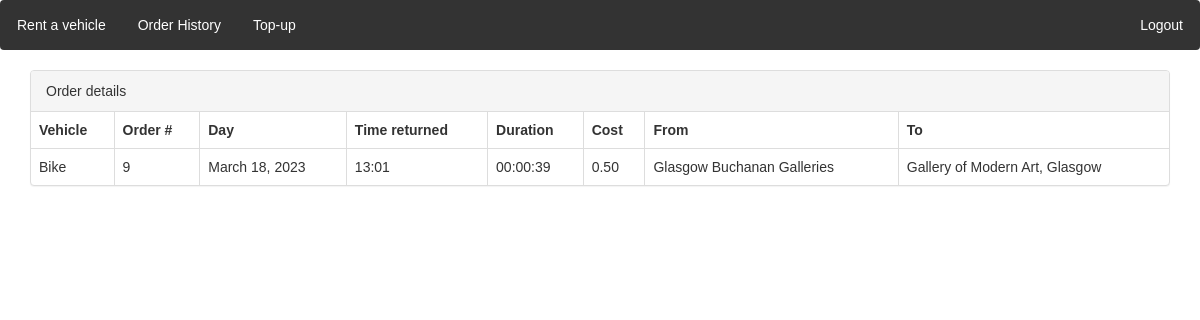
Screenshot of /order_history/9/details/ (signed in) with the database file from the repository.
### locations/models.py (models this page shows, shortened)
class VehicleType(models.Model):
    name = models.CharField(max_length=10, unique=True)
    cost_per_minute_in_cent = models.IntegerField(default= 30)
    cost_for_initial_order = models.IntegerField(default = 50)

class Order(models.Model):
    customer = models.ForeignKey(CustomUser, on_delete=models.CASCADE)
    vehicle = models.ForeignKey(Vehicle, on_delete=models.CASCADE)
    initial_time = models.DateTimeField(auto_now_add=True)
    cost = models.DecimalField(max_digits=6, decimal_places=2, null = True, default=None)
    final_time = models.DateTimeField(null = True)
    initial_location = models.ForeignKey(Location, on_delete=models.CASCADE, null=False, related_name='start')
    final_location = models.ForeignKey(Location, on_delete=models.CASCADE, null=True, related_name='end')
    is_paid = models.BooleanField(default=False)

class Location(models.Model):
    address = models.TextField(unique=True)
    latitude = models.FloatField(blank = True, null = True)
    longitude = models.FloatField(blank = True, null = True)

### locations/views.py (the view)
# urls.py: path('order_history/<int:nid>/details/', views.order_detail, name='order_detail'),
def order_detail(request,nid):
    if request.user is None or not request.user.is_authenticated:
        return redirect("/accounts/login")
    order = models.Order.objects.get(id=nid)
    car = order.vehicle.type.name
    date = order.initial_time.date()
    returntime = order.final_time.strftime("%H:%M")
    timedelta = order.final_time - order.initial_time
    hours, remainder = divmod(timedelta.seconds, 3600)
    minutes, seconds = divmod(remainder, 60)
    formatted_time = f"{hours:02d}:{minutes:02d}:{seconds:02d}"
    cost = order.cost
    iadd = order.initial_location.address
    fadd = order.final_location.address
    obj={'car':car , 'order_id':nid, 'date': date , 'returntime':returntime , 'formatted_time': formatted_time , 'cost':cost , 'iadd':iadd , 'fadd':fadd}
    print(obj)
    if order.customer.user != request.user:
        return redirect("/order_history/")
    return render(request, 'locations/order_detail.html', {'obj': obj})

### locations/context_processors.py (called while the page is built)
def message_processor(request):
    if not request.user.username:
         return {
        'unreturned' : None
    }
    username = request.user.username
    logged_user  = CustomUser.objects.get(user = User.objects.get(username = username))
    unreturned_order = Order.objects.filter(customer = logged_user, final_time = None).first()
    return {
        'unreturned' : unreturned_order
    }

### templates/locations/order_detail.html (shortened to what this page needs)
{% extends "locations/base.html" %}
{% load static %}
{% block extrahead %}
<link rel="stylesheet" type="text/css" href="{% static 'css/order.css' %}">
{% endblock %}
{% block content %}
  <div>
      <div class="container">
        <div class="panel panel-default">
      <div class="panel-heading">Order details</div>
      <table class="table table-bordered">
        <thead>
          <tr>
            <th>Vehicle </th>
            <th>Order #</th>
            <th>Day </th>
            <th>Time returned</th>
            <th>Duration </th>
            <th>Cost </th>
            <th>From </th>
            <th>To</th>
          </tr>
        </thead>
        <tbody>
          <tr>
             <td>{{ obj.car }}</td>
             <td>{{ obj.order_id }}</td>
             <td>{{ obj.date }}</td>
             <td>{{ obj.returntime }}</td>
             <td>{{ obj.formatted_time }}</td>
             <td>{{ obj.cost }}</td>
             <td>{{ obj.iadd }}</td>
             <td>{{ obj.fadd }}</td>
          </tr>
        </tbody>
      </table>
    </div>
      </div>
  </div>
  </div>
{% endblock %}

### static/css/navbar.css (style rules this page uses)
* { margin: 0; padding: 0; box-sizing: border-box; }
body { font-family: Arial, sans-serif; }

### rows the page displays
VehicleType: car "Bike"
Order: cost "0.50"
Location: iadd "Glasgow Buchanan Galleries"
Location: fadd "Gallery of Modern Art, Glasgow"

### other values shown
{{ obj.order_id }} "9"
{{ obj.date }} "March 18, 2023"
{{ obj.returntime }} "13:01"
{{ obj.formatted_time }} "00:00:39"
